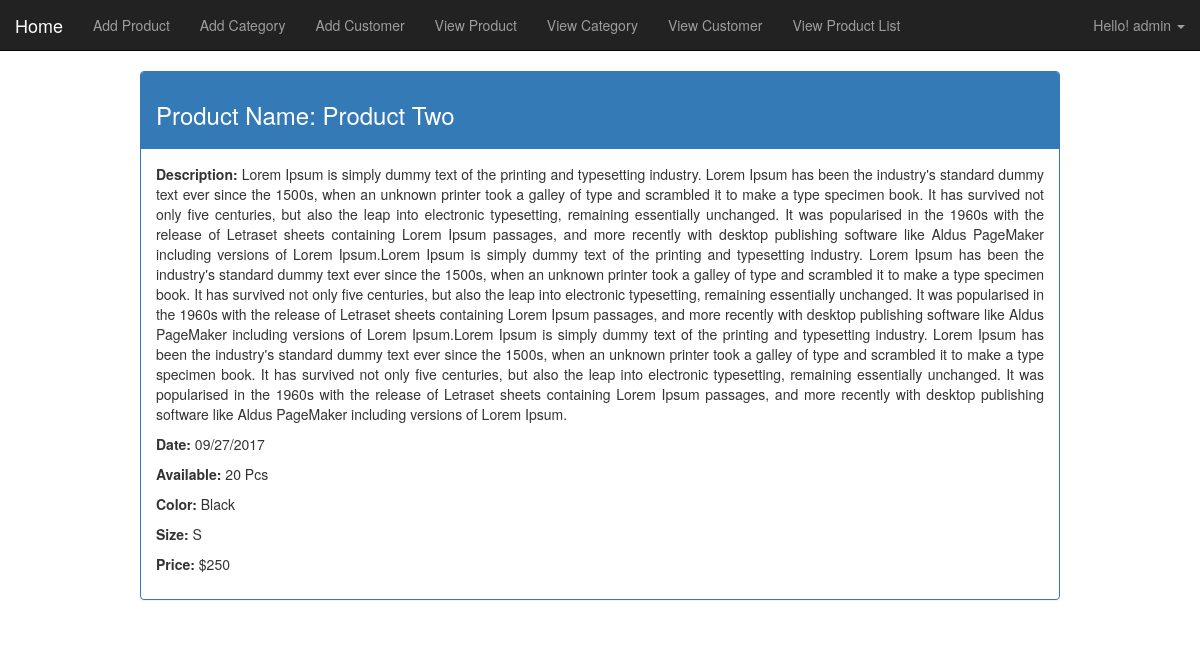
The page /view-single-product.php?pId=6 (signed in) on the database its author committed.
### tables this page shows
CREATE TABLE `tbl_product` (
  `id` int(11) NOT NULL,
  `title` varchar(255) NOT NULL,
  `description` text NOT NULL,
  `catId` int(11) NOT NULL,
  `size` varchar(255) NOT NULL,
  `color` varchar(255) NOT NULL,
  `entrydate` varchar(255) NOT NULL,
  `stock` int(11) NOT NULL,
  `purchase` float NOT NULL,
  `sell` float NOT NULL
);

### lib/Database.php (called while the page is built, shortened)
<?php
    Class Database{
     public $host   = DB_HOST;
     public $user   = DB_USER;
     public $pass   = DB_PASS;
     public $dbname = DB_NAME;
     public $link;
    private function connectDB(){
     $this->link = new mysqli($this->host, $this->user, $this->pass,
      $this->dbname);
     }
    public function select($query){
      $result = $this->link->query($query) or
       die($this->link->error.__LINE__);
      if($result->num_rows > 0){
        return $result;
      } else {
        return false;
      }
     }
    }
?>

### classes/Product.php (called while the page is built, shortened)
<?php
	include_once ('lib/Database.php');
?>
<?php
	class Product
	{
		private $db;
		public function __construct()
		{
			$this->db = new Database();
		}
		public function getProductById($id){
			$query = "SELECT * FROM tbl_product WHERE id = '$id' ";
			$result = $this->db->select($query);
			return $result;
		}
}
?>

### view-single-product.php (the view, shortened to what this page needs)
<?php include 'inc/header.php'; ?>
<?php
  include 'classes/Product.php';
  $product = new Product();
?>
<?php
  if (isset($_GET['pId']) == NULL) {
    echo "<script>window.location = 'view-product-list.php'; </script>";
  }else{
    $id = $_GET['pId'];
  }
?>
<div class="container">
  <div class="row">
    <div class="col-md-12">
      <?php
            $getProduct = $product->getProductById($id);
            if ($getProduct) {
              while ($result = $getProduct->fetch_assoc()) {
                ?>
          <div class="col-md-10 col-md-offset-1">
            <div class="panel panel-primary">
              <div class="panel-heading">
                <h3>Product Name: <?php echo $result['title']; ?></h3>
              </div>
              <div class="panel-body">
                <p align="justify"><strong>Description:</strong> <?php echo $result['description']; ?></p>
                <p><strong>Date:</strong> <?php echo $result['entrydate']; ?></p>
                <p><strong>Available:</strong> <?php echo $result['stock']; ?> Pcs</p>
                <?php if($result['color'] != NULL){?>
                <p><strong>Color:</strong> <?php echo $result['color']; ?></p>
                <?php } ?>
                <?php if($result['size'] != NULL){?>
                <p><strong>Size:</strong> <?php echo $result['size']; ?></p>
                <?php } ?>
                <p><strong>Price:</strong> $<?php echo $result['sell']; ?></p>
              </div>
          </div>
          </div>
      <?php
              }
            }
        ?>
    </div>
   </div>
</div>
<?php include 'inc/footer.php'; ?>

### rows shown on the page
tbl_product: title "Product Two", description "Lorem Ipsum is simply dummy text of the printing and typesetting industry. Lorem Ipsum has been the industry's standard dummy text ever since the 1500s, when an unknown printer took a galley of type and scrambled it to make a type specimen book. It has survived not only five centuries, but also the leap into electronic typesetting, remaining essentially unchanged. It was popularised in the 1960s with the release of Letraset sheets containing Lorem Ipsum passages, and more recently with desktop publishing software like Aldus PageMaker including versions of Lorem Ipsum.Lorem Ipsum is simply dummy text of the printing and typesetting industry. Lorem Ipsum has been the industry's standard dummy…", entrydate "09/27/2017", stock "20", color "Black", size "S", sell "250"

### other values the page prints
Session::get('user') "admin"
